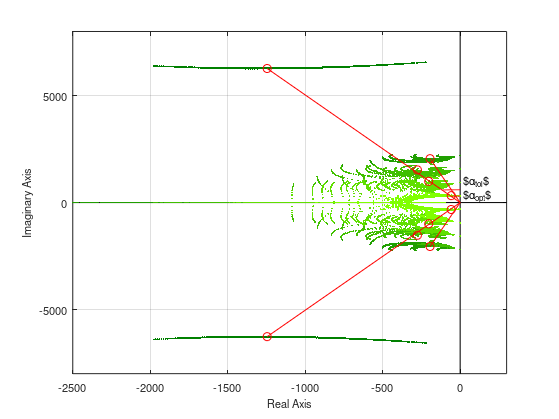

MATLAB code for this plot:
close all
clear

% figure options
myFontSize = 8;
myLineWidth = 2;
%figSize = [530    55   360   480];
figSize = [530    55   360   400];
FB=input('Store as eps file (y/N)?: ','s');

% transfer function
L    =  85e-6;   % [H]
Ccap = 275e-6;   % [F]
R    = 0.010;    % [ohm]


%Klq = [0.7602    0.1392];
%K1 = Klq(1);
%K2 = Klq(2);
%b = (K2+1)/(Ccap*L);
%a = K1/L;

% G = b/(s^2 + a*s + b)
b = 10463/(Ccap*10000*L);
a = (3259 + 10000*R)/(10000*L);

% harmonics
w1 = 2*pi*50;
w3 = 3*w1;
w5 = 5*w1;
w7 = 7*w1;

% -----------------------------------------------------
% least squares fitting over grid

L = 0;      % lower bound of gains
U = 1000;   % upper bound of gains

% grid size of boxes
h1 = 25; 	% step size dimension 1
h2 = 250;   % step size dimension 2
h3 = 250;   % step size dimension 3
h4 = 250;   % step size dimension 4
nPoints  = ((U-L)/h1);
nPoints2 = ((U-L)/h2);
nPoints3 = ((U-L)/h3);
nPoints4 = ((U-L)/h4);
AllRoots = zeros(nPoints, nPoints2, nPoints3, nPoints4, 10);

% enumerate the boxes
LV =  L:h1:U-h1; % vector of gains
LV2 = L:h2:U-h2; % vector of gains
LV3 = L:h3:U-h3; % vector of gains
LV4 = L:h4:U-h4; % vector of gains
figure(1)
set(gcf,'outerposition', figSize, 'PaperPositionMode', 'auto')

% plot axes
plot([0, 0], [-8000, 8000], 'k'), hold on, grid on
plot([-3000, 300], [0, 0], 'k')


for kkk1 = 1:length(LV)
    for kkk2 = 1:length(LV2)
        for kkk3 = 1:length(LV3)
            for kkk4 = 1:length(LV4)
                
                L1 = LV(kkk1);
                L3 = LV2(kkk2);
                L5 = LV3(kkk3);
                L7 = LV4(kkk4);
                
                % coefficients of denominator polynomial
                den = [ 1;
                    a ;
                    (w1^2 + w3^2 + w5^2 + w7^2 + b);
                    (a*w1^2 + a*w3^2 + a*w5^2 + a*w7^2 + L1*b + L3*b + L5*b + L7*b) ;
                    (w1^2*w3^2 + w1^2*w5^2 + w1^2*w7^2 + b*w1^2 + w3^2*w5^2 + w3^2*w7^2 + b*w3^2 + w5^2*w7^2 + b*w5^2 + b*w7^2);
                    (a*w1^2*w3^2 + a*w1^2*w5^2 + a*w1^2*w7^2 + a*w3^2*w5^2 + a*w3^2*w7^2 + a*w5^2*w7^2 + L1*b*w3^2 + L3*b*w1^2 + L1*b*w5^2 + L5*b*w1^2 + L1*b*w7^2 + L3*b*w5^2 + L5*b*w3^2 + L7*b*w1^2 + L3*b*w7^2 + L7*b*w3^2 + L5*b*w7^2 + L7*b*w5^2);
                    (w1^2*w3^2*w5^2 + w1^2*w3^2*w7^2 + b*w1^2*w3^2 + w1^2*w5^2*w7^2 + b*w1^2*w5^2 + b*w1^2*w7^2 + w3^2*w5^2*w7^2 + b*w3^2*w5^2 + b*w3^2*w7^2 + b*w5^2*w7^2);
                    (a*w1^2*w3^2*w5^2 + a*w1^2*w3^2*w7^2 + a*w1^2*w5^2*w7^2 + a*w3^2*w5^2*w7^2 + L1*b*w3^2*w5^2 + L3*b*w1^2*w5^2 + L5*b*w1^2*w3^2 + L1*b*w3^2*w7^2 + L3*b*w1^2*w7^2 + L7*b*w1^2*w3^2 + L1*b*w5^2*w7^2 + L5*b*w1^2*w7^2 + L7*b*w1^2*w5^2 + L3*b*w5^2*w7^2 + L5*b*w3^2*w7^2 + L7*b*w3^2*w5^2);
                    (w1^2*w3^2*w5^2*w7^2 + b*w1^2*w3^2*w5^2 + b*w1^2*w3^2*w7^2 + b*w1^2*w5^2*w7^2 + b*w3^2*w5^2*w7^2) ;
                    (a*w1^2*w3^2*w5^2*w7^2 + L7*b*w1^2*w3^2*w5^2 + L5*b*w1^2*w3^2*w7^2 + L3*b*w1^2*w5^2*w7^2 + L1*b*w3^2*w5^2*w7^2);
                    b*w1^2*w3^2*w5^2*w7^2  ];
                
                rot = roots(den);
                AllRoots( kkk1, kkk2, kkk3, kkk4, : ) = rot;
                %plot(rot,'g.')
                
            end
        end
    end
end



%AllRoots = complex(AllRoots);
for kk = 1:10
    ii = ceil(kk/2);
    kkRoots = reshape(AllRoots(:,:,:,:, kk), [nPoints*nPoints2*nPoints3*nPoints4, 1]);
    plot(kkRoots, '.', 'color', [0+(ii-1)/(5-1)*0.5, 0.5+(ii-1)/(5-1)*0.5, 0], 'Markersize', 4)
end



%%% Plot blue circles for small PR gains %%%%%%%%%%%%%%%%%%%%%%%%%%%%%%%%%%
%L1 = 1e-2;
%L3 = 1e-2;
%L5 = 1e-2;
%L7 = 1e-2;

%den = [ 1;
%    a ;
%    (w1^2 + w3^2 + w5^2 + w7^2 + b);
%    (a*w1^2 + a*w3^2 + a*w5^2 + a*w7^2 + L1*b + L3*b + L5*b + L7*b) ;
%    (w1^2*w3^2 + w1^2*w5^2 + w1^2*w7^2 + b*w1^2 + w3^2*w5^2 + w3^2*w7^2 + b*w3^2 + w5^2*w7^2 + b*w5^2 + b*w7^2);
%    (a*w1^2*w3^2 + a*w1^2*w5^2 + a*w1^2*w7^2 + a*w3^2*w5^2 + a*w3^2*w7^2 + a*w5^2*w7^2 + L1*b*w3^2 + L3*b*w1^2 + L1*b*w5^2 + L5*b*w1^2 + L1*b*w7^2 + L3*b*w5^2 + L5*b*w3^2 + L7*b*w1^2 + L3*b*w7^2 + L7*b*w3^2 + L5*b*w7^2 + L7*b*w5^2);
%    (w1^2*w3^2*w5^2 + w1^2*w3^2*w7^2 + b*w1^2*w3^2 + w1^2*w5^2*w7^2 + b*w1^2*w5^2 + b*w1^2*w7^2 + w3^2*w5^2*w7^2 + b*w3^2*w5^2 + b*w3^2*w7^2 + b*w5^2*w7^2);
%    (a*w1^2*w3^2*w5^2 + a*w1^2*w3^2*w7^2 + a*w1^2*w5^2*w7^2 + a*w3^2*w5^2*w7^2 + L1*b*w3^2*w5^2 + L3*b*w1^2*w5^2 + L5*b*w1^2*w3^2 + L1*b*w3^2*w7^2 + L3*b*w1^2*w7^2 + L7*b*w1^2*w3^2 + L1*b*w5^2*w7^2 + L5*b*w1^2*w7^2 + L7*b*w1^2*w5^2 + L3*b*w5^2*w7^2 + L5*b*w3^2*w7^2 + L7*b*w3^2*w5^2);
%    (w1^2*w3^2*w5^2*w7^2 + b*w1^2*w3^2*w5^2 + b*w1^2*w3^2*w7^2 + b*w1^2*w5^2*w7^2 + b*w3^2*w5^2*w7^2) ;
%    (a*w1^2*w3^2*w5^2*w7^2 + L7*b*w1^2*w3^2*w5^2 + L5*b*w1^2*w3^2*w7^2 + L3*b*w1^2*w5^2*w7^2 + L1*b*w3^2*w5^2*w7^2);
%    b*w1^2*w3^2*w5^2*w7^2  ];

%rot = roots(den);
%plot(rot(1:2), 'bo')



%%% Plot poles for optimal PR gains %%%%%%%%%%%%%%%%%%%%%%%%%%%%%%%%%%%%%%%
%opt_gains = [  111.1867;
%    313.8555;
%    344.3558;
%    690.0204];
% opt sol corr to 10% damping reduction
opt_gains = [111.0940;
  338.2140;
  377.6360;
  432.8740];

% pu scaling factor 325.2691
opt_gains_pu = opt_gains / 325.2691 

%opt_gains = [263.0489;
% 600.0000; 
% 294.1350;
% 969.2109];

L1 = opt_gains(1);
L3 = opt_gains(2);
L5 = opt_gains(3);
L7 = opt_gains(4);


den = [ 1;
    a ;
    (w1^2 + w3^2 + w5^2 + w7^2 + b);
    (a*w1^2 + a*w3^2 + a*w5^2 + a*w7^2 + L1*b + L3*b + L5*b + L7*b) ;
    (w1^2*w3^2 + w1^2*w5^2 + w1^2*w7^2 + b*w1^2 + w3^2*w5^2 + w3^2*w7^2 + b*w3^2 + w5^2*w7^2 + b*w5^2 + b*w7^2);
    (a*w1^2*w3^2 + a*w1^2*w5^2 + a*w1^2*w7^2 + a*w3^2*w5^2 + a*w3^2*w7^2 + a*w5^2*w7^2 + L1*b*w3^2 + L3*b*w1^2 + L1*b*w5^2 + L5*b*w1^2 + L1*b*w7^2 + L3*b*w5^2 + L5*b*w3^2 + L7*b*w1^2 + L3*b*w7^2 + L7*b*w3^2 + L5*b*w7^2 + L7*b*w5^2);
    (w1^2*w3^2*w5^2 + w1^2*w3^2*w7^2 + b*w1^2*w3^2 + w1^2*w5^2*w7^2 + b*w1^2*w5^2 + b*w1^2*w7^2 + w3^2*w5^2*w7^2 + b*w3^2*w5^2 + b*w3^2*w7^2 + b*w5^2*w7^2);
    (a*w1^2*w3^2*w5^2 + a*w1^2*w3^2*w7^2 + a*w1^2*w5^2*w7^2 + a*w3^2*w5^2*w7^2 + L1*b*w3^2*w5^2 + L3*b*w1^2*w5^2 + L5*b*w1^2*w3^2 + L1*b*w3^2*w7^2 + L3*b*w1^2*w7^2 + L7*b*w1^2*w3^2 + L1*b*w5^2*w7^2 + L5*b*w1^2*w7^2 + L7*b*w1^2*w5^2 + L3*b*w5^2*w7^2 + L5*b*w3^2*w7^2 + L7*b*w3^2*w5^2);
    (w1^2*w3^2*w5^2*w7^2 + b*w1^2*w3^2*w5^2 + b*w1^2*w3^2*w7^2 + b*w1^2*w5^2*w7^2 + b*w3^2*w5^2*w7^2) ;
    (a*w1^2*w3^2*w5^2*w7^2 + L7*b*w1^2*w3^2*w5^2 + L5*b*w1^2*w3^2*w7^2 + L3*b*w1^2*w5^2*w7^2 + L1*b*w3^2*w5^2*w7^2);
    b*w1^2*w3^2*w5^2*w7^2  ];

rot = roots(den);
plot(rot, 'ro')

%break

% plot connections to zero
plot([0,real(rot(1))], [0,imag(rot(1))], 'r')
plot([0,real(rot(2))], [0,imag(rot(2))], 'r')
plot([0,real(rot(3))], [0,imag(rot(3))], 'r')
plot([0,real(rot(4))], [0,imag(rot(4))], 'r')
axis([-2500, 300, -8000, 8000])

txt = '$\alpha_{opt}$';
text(20, 300, txt, 'FontSize', myFontSize)
alpha = atan(-real(rot(1))/imag(rot(1)));
thvec = 0:0.01:alpha;
V1 = 300*cos(thvec + pi/2);
V2 = 300*sin(thvec + pi/2);
plot(V1, V2, 'r')


txt = '$\alpha_{tol}$';
text(20, 1000, txt, 'FontSize', myFontSize)
alpha = atan(-real(rot(1))/imag(rot(1)));
thvec = 0:0.01:alpha;
V1 = 600*cos(thvec + pi/2);
V2 = 600*sin(thvec + pi/2);
plot(V1, V2, 'r')


xlabel('Real Axis')
ylabel('Imaginary Axis')
set(gca,'FontSize', myFontSize);
set(findall(gcf, '-property', 'FontSize'), 'FontSize', myFontSize)


if (FB=='y' | FB=='Y')
    matlabfrag('root_locus_b')
    movefile('root_locus_b.*', '../fig', 'f')
end